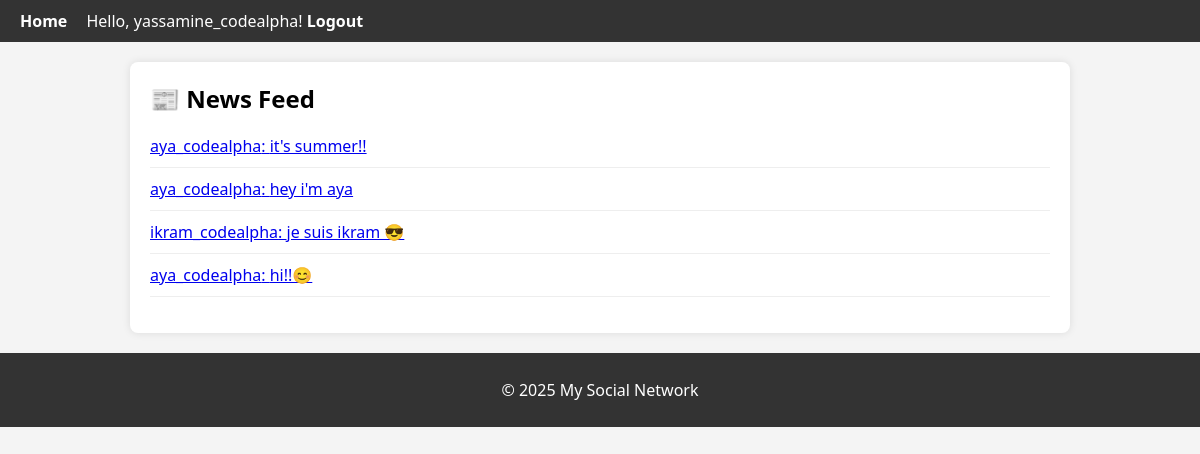
The page /feed/ (signed in) on the database its author committed.
### socialapp/models.py (models this page shows, shortened)
class Post(models.Model):
    author = models.ForeignKey(User, on_delete=models.CASCADE)
    content = models.TextField()
    created_at = models.DateTimeField(auto_now_add=True)

### socialapp/views.py (the view)
# urls.py: path('feed/', views.feed_view, name='feed'),
@login_required
def feed_view(request):
    followed_users = Follow.objects.filter(follower=request.user).values_list('following', flat=True)
    posts = Post.objects.filter(author__in=followed_users).order_by('-created_at')
    return render(request, 'socialapp/feed.html', {'posts': posts})

### socialapp/templates/socialapp/feed.html (shortened to what this page needs)
{% extends 'socialapp/base.html' %}
{% block content %}
    <h2>📰 News Feed</h2>
    {% if posts %}
        <ul>
            {% for post in posts %}
                <li>
                    <a href="{% url 'post_detail' post.id %}">
                        {{ post.author.username }}: {{ post.content|truncatechars:50 }}
                    </a>
                </li>
            {% endfor %}
        </ul>
    {% else %}
        <p>You are not following anyone yet or no posts are available.</p>
    {% endif %}
{% endblock %}

### socialapp/templates/socialapp/base.html (shortened to what this page needs)
<!DOCTYPE html>
<html lang="en">
<head>
</head>
<body>
    <header>
        <nav>
            <a href="{% url 'home' %}">Home</a>
            {% if request.user.is_authenticated %}
                Hello, {{ request.user.username }}!
                <a href="{% url 'logout' %}">Logout</a>
            {% else %}
                <a href="{% url 'login' %}">Login</a>
                <a href="{% url 'register' %}">Sign Up</a>
            {% endif %}
        </nav>
    </header>
    <div class="container">
        {% block content %}{% endblock %}
    </div>
    <footer>
        <p>&copy; 2025 My Social Network</p>
    </footer>
</body>
</html>

### socialapp/templates/socialapp/base.html (style rules this page uses)
body { font-family: 'Segoe UI', Tahoma, Geneva, Verdana, sans-serif; background-color: #f4f4f4; margin: 0; padding: 0; }
header, footer { background-color: #333; color: white; padding: 10px 20px; }
header nav a { color: white; margin-right: 15px; text-decoration: none; font-weight: bold; }
.container { max-width: 900px; margin: 20px auto; padding: 20px; background: white; border-radius: 8px; box-shadow: 0 0 8px rgba(0, 0, 0, 0.1); }
ul { padding: 0; list-style: none; }
li { margin: 10px 0; border-bottom: 1px solid #eee; padding-bottom: 10px; }
h2, h3 { margin-top: 0; }
footer { text-align: center; }

### rows shown on the page
Post: author.username "aya_codealpha", content "it's summer!!"
Post: author.username "aya_codealpha", content "hey i'm aya"
Post: author.username "ikram_codealpha", content "je suis ikram 😎"
Post: author.username "aya_codealpha", content "hi!!😊"

### other values the page prints
{{ request.user.username }} "yassamine_codealpha"
